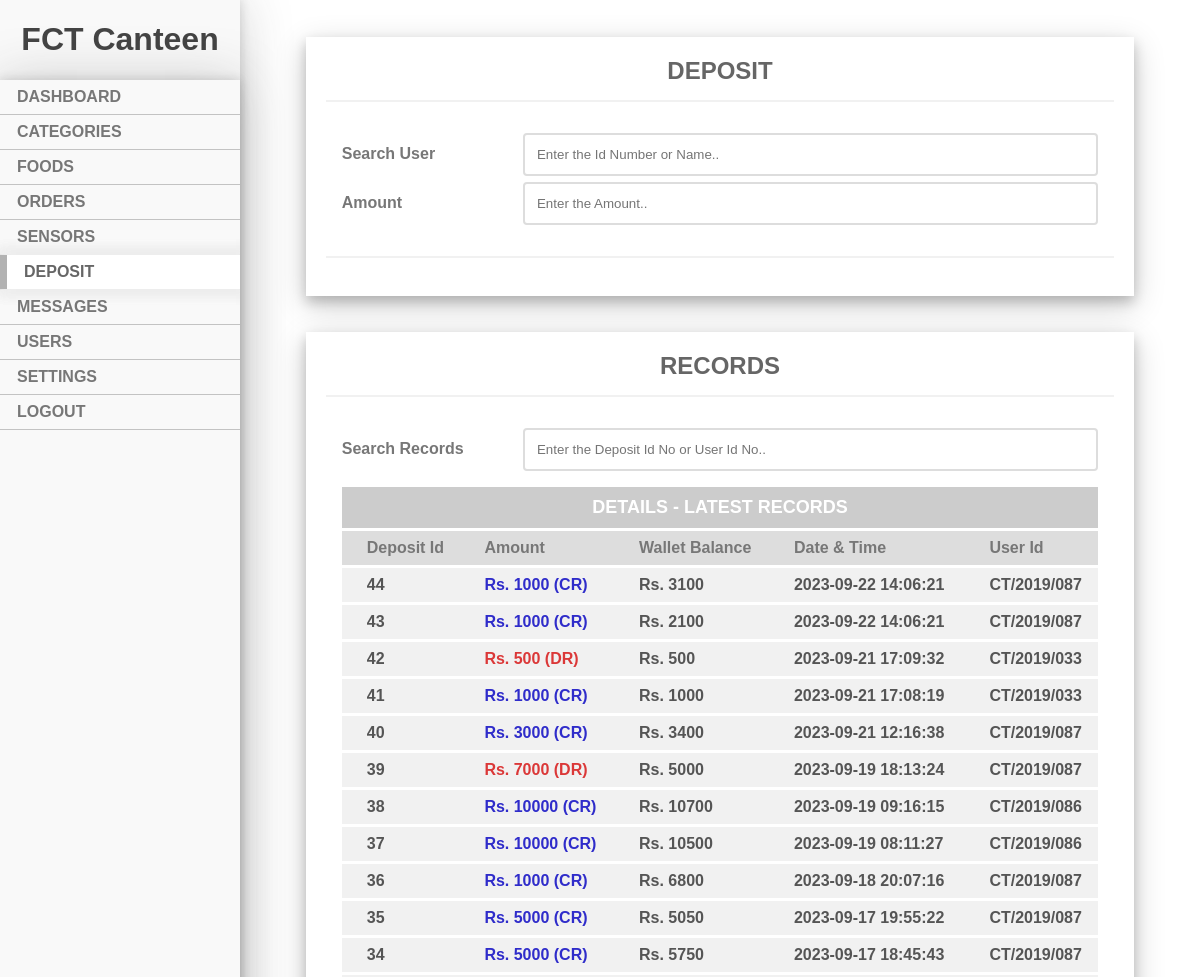
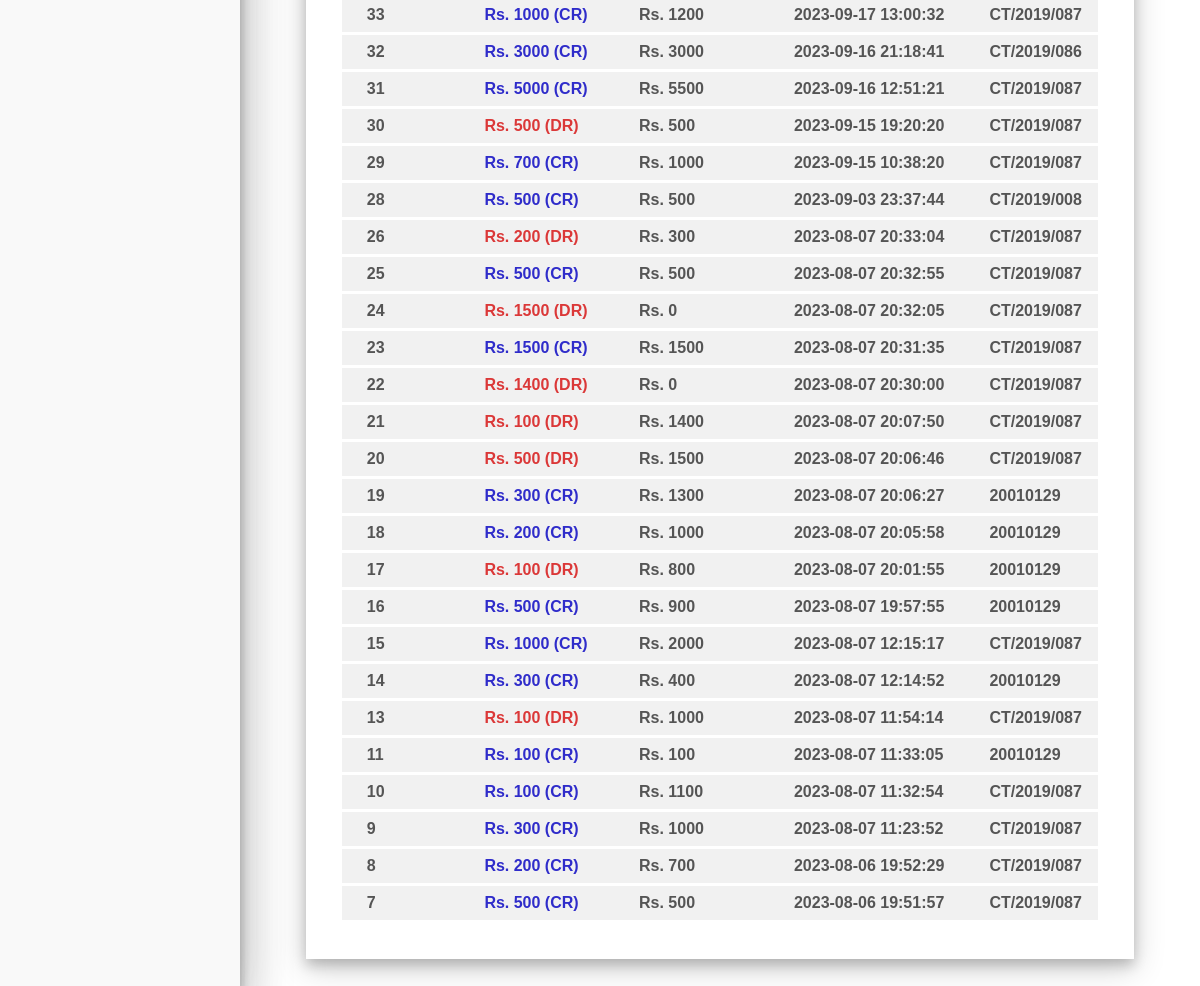
The page /admin/deposit/adDeposit.php on the database its author committed (2 pictures, top to bottom).
### tables this page shows
CREATE TABLE `deposit` (
  `deposit_id` int(7) NOT NULL,
  `amount` int(6) NOT NULL,
  `new_amount` int(8) NOT NULL,
  `time` datetime NOT NULL DEFAULT current_timestamp(),
  `deposit_status` varchar(10) NOT NULL DEFAULT 'Include',
  `customer_id` int(6) NOT NULL
);

CREATE TABLE `customer` (
  `customer_id` int(6) NOT NULL,
  `fname` varchar(30) NOT NULL,
  `lname` varchar(30) NOT NULL,
  `email` varchar(70) NOT NULL,
  `reg_no` varchar(15) NOT NULL,
  `password` varchar(500) NOT NULL,
  `profile_pic` varchar(255) NOT NULL,
  `wallet` int(8) NOT NULL DEFAULT 0,
  `reg_date` date NOT NULL DEFAULT current_timestamp()
);

### admin/deposit/adDeposit.php (the view, shortened to what this page needs)
<!DOCTYPE html>
<html>
  <head>
    <link rel="stylesheet" type="text/css" href="adFood.css">
    <link rel="stylesheet" type="text/css" href="addFood.css">
    <link rel="stylesheet" type="text/css" href="depositRecord.css">
  </head>
  <body>
    <div class="mainSideNav">
      <h1 style="color: #444; font-family: 'Franklin Gothic Medium',
        'Arial Narrow', Arial, sans-serif; font-weight: bold; text-align: center;">FCT Canteen</h1>
      <ul class="sidenav">
        <li><a href="http://localhost/files/CanteenFCT/admin/dashboard/dashboard.php">DASHBOARD</a></li>
        <li><a href="http://localhost/files/CanteenFCT/admin/category/adCategory.php">CATEGORIES</a></li>
        <li><a href="http://localhost/files/CanteenFCT/admin/food/adFood.php">FOODS</a></li>
        <li><a href="http://localhost/files/CanteenFCT/admin/order/adOrder.php">ORDERS</a></li>
        <li><a href="http://localhost/files/CanteenFCT/admin/sensor/sensor.php">SENSORS</a></li>
        <li><a class="current" href="http://localhost/files/CanteenFCT/admin/deposit/adDeposit.php">DEPOSIT</a></li>
        <li><a href="#CONTACT">MESSAGES</a></li>
        <li><a href="http://localhost/files/CanteenFCT/admin/user/adUser.php">USERS</a></li>
        <li><a href="#CONTACT">SETTINGS</a></li>
        <li><a href="#CONTACT">LOGOUT</a></li>
      </ul>
    </div>
    <div class="content"><br><br>
        <div class="container">
          <h2 class="text">DEPOSIT</h2>
          <hr>
          <form action="actionDeposit.php" method="post" autocomplete="off">
            <div class="row">
              <div class="col-25">
                <label for="idName">Search User</label>
              </div>
              <div class="col-75">
                <input type="text" id="idName" name="idName" onkeyup="showCustomer(this.value)" placeholder="Enter the Id Number or Name.." autofocus>
              </div>
            </div>
            <div class="row">
              <div class="col-25">
                <label for="amountDeposit">Amount</label>
              </div>
              <div class="col-75">
                <input type="number" id="amountDeposit" name="amountDeposit" placeholder="Enter the Amount.." min="1" max="100000" required>
              </div>
            </div>
            <br>
          </form><hr style="margin-top:13px; margin-bottom:0;"><br>
        </div><br><br>
        <div class="container">
          <h2 class="text">RECORDS</h2>
          <hr>
          <form action="" method="post" autocomplete="off">
            <div class="row">
              <div class="col-25">
                <label for="idDepositUser">Search Records</label>
              </div>
              <div class="col-75">
                <input type="text" id="idDepositUser" name="idDepositUser" onkeyup="showRecords(this.value)" placeholder="Enter the Deposit Id No or User Id No..">
              </div>
            </div>
            <div id="txtHint2">
              <?php
                  require '../../config.php';
                  $sql3 = "SELECT A.deposit_id, A.amount, A.new_amount, A.time, B.reg_no, A.deposit_status FROM deposit A, customer B
                  WHERE A.customer_id=B.customer_id ORDER BY A.deposit_id DESC LIMIT 100";
                  $defaultRows2 = $conn->query($sql3);
                  if(mysqli_num_rows($defaultRows2)>0) {
              ?>
                  <table class="cateItem2">
                      <tr><th style="border-top: none;" colspan="5">DETAILS - LATEST RECORDS</th></tr>
                      <tr style="background-color:#ddd;">
                          <td><span class="spanRecode2">Deposit Id</span></td>
                          <td><span class="spanRecode2">Amount</span></td>
                          <td><span class="spanRecode2">Wallet Balance</span></td>
                          <td><span class="spanRecode2">Date & Time</span></td>
                          <td><span class="spanRecode2">User Id</span></td>
                      </tr>
              <?php
                  }
                  while($defaultRow2 = mysqli_fetch_assoc($defaultRows2)){
              ?>
                      <tr>
                          <td><span class="spanRecode"><?=$defaultRow2["deposit_id"]; ?></span></td>
                          <?php
                            if(($defaultRow2["deposit_status"]) == 'Include') {
                          ?>
                          <td><span class="spanRecode3">Rs. <?=$defaultRow2["amount"]; ?> (CR)</span></td>
                          <?php
                            } else {
                          ?>
                          <td><span class="spanRecode4">Rs. <?=$defaultRow2["amount"]; ?> (DR)</span></td>
                          <?php
                            }
                          ?>
                          <td><span class="spanRecode">Rs. <?=$defaultRow2["new_amount"]; ?></span></td>
                          <td><span class="spanRecode"><?=$defaultRow2["time"]; ?></span></td>
                          <td><span class="spanRecode"><?=$defaultRow2["reg_no"]; ?></span></td>
                      </tr>
                  <?php
                      }
                  ?>
                  </table>
            </div>
          </form>
        </div>
    </div><br><br>
  </body>
</html>

### admin/deposit/adFood.css (style rules this page uses)
body { margin: 0; font-family: sans-serif; }
* { -webkit-transition: 0.2s; transition: 0.2s; }
html { scroll-behavior: smooth; }
.mainSideNav { margin: 0; padding: 0; width: 20%; background-color: #f9f9f9; position: fixed; height: 100%; overflow: auto; box-shadow: 0 0 10px 0 rgba(50, 50, 50, 0.2), 0 0 50px 0 rgba(50, 50, 50, 0.22); z-index: 1; }
ul.sidenav { list-style-type: none; margin: 0; padding: 0; width: 20%; background-color: #f9f9f9; position: fixed; height: 100%; overflow: auto; box-shadow: 0 0 10px 0 rgba(50, 50, 50, 0.2), 0 0 50px 0 rgba(50, 50, 50, 0.22); }
ul.sidenav li a { display: block; color: #777; padding: 8px 17px; font-weight: bold; text-decoration: none; }
ul.sidenav li { border-bottom: 1px solid rgba(0, 0, 0, 0.22); }
ul.sidenav li a.current { background-color: white; border-left: 7px solid rgba(0, 0, 0, 0.3);; color: #666; box-shadow: 5px 0 11px 7px #eee,5px 0 11px 7px #eee; }
div.content { margin-left: 20%; padding: 1px 66px; height: auto; }
hr { border: 1px solid #ccc; margin-bottom: 25px; }

### admin/deposit/addFood.css (style rules this page uses)
* { box-sizing: border-box; -webkit-transition: 0.2s; transition: 0.2s; }
body { margin: 0; font-family: sans-serif; }
input[type=text], input[type=number], select, textarea { width: 100%; padding: 12px; border: 2px solid #ddd; border-radius: 4px; resize: vertical; }
label { padding: 12px 12px 12px 0; display: inline-block; font-weight: bold; color: #777; }
.container { background-color: white; padding: 20px; box-shadow: 0 6px 12px 0 rgba(0, 0, 0, 0.2), 0 9px 30px 0 rgba(0, 0, 0, 0.19); }
.col-25 { float: left; width: 23%; margin-top: 6px; margin-left: 2%; }
.col-75 { float: left; width: 73%; margin-top: 6px; margin-right: 2%; }
.row::after { content: ""; display: table; clear: both; }
.text { color: #666; text-align: center; margin-top: 0; margin-bottom: 15px; }
hr { border: 1px solid #f1f1f1; margin-bottom: 25px; }
.mainSideNav { margin: 0; padding: 0; width: 20%; background-color: #f9f9f9; position: fixed; height: 100%; overflow: auto; box-shadow: 0 0 10px 0 rgba(50, 50, 50, 0.2), 0 0 50px 0 rgba(50, 50, 50, 0.22); z-index: 1; }
ul.sidenav { list-style-type: none; margin: 0; padding: 0; width: 20%; background-color: #f9f9f9; position: fixed; height: 100%; overflow: auto; box-shadow: 0 0 10px 0 rgba(50, 50, 50, 0.2), 0 0 50px 0 rgba(50, 50, 50, 0.22); }
ul.sidenav li a { display: block; color: #777; padding: 8px 17px; font-weight: bold; text-decoration: none; }
ul.sidenav li { border-bottom: 1px solid rgba(0, 0, 0, 0.22); }
ul.sidenav li a.current { background-color: white; border-left: 7px solid rgba(0, 0, 0, 0.3);; color: #666; box-shadow: 5px 0 11px 7px #eee,5px 0 11px 7px #eee; }
div.content { margin-left: 20%; padding: 1px 66px; height: auto; }

### admin/deposit/depositRecord.css (style rules this page uses)
table.cateItem2 { border-collapse: collapse; width: 96%; margin: 2%; }
.cateItem2 th { padding:10px; font-size: 18px; border-bottom: 3px solid white; background-color: #ccc; border-top: 17px solid white; color: white; }
.cateItem2 td { padding: 8px 8px 8px 25px; text-align: left; border-top: 3px solid white; border-bottom: 3px solid white; color: #555; }
.cateItem2 tr { background-color: #f1f1f1; padding: 0px; }
.spanRecode { font-weight: bold; color: #555; }
.spanRecode2 { font-weight: bold; color: #777; }
.spanRecode3 { font-weight: bold; color: #2f2cca; }
.spanRecode4 { font-weight: bold; color: #db3838; }

### rows shown on the page
deposit: deposit_id "44", amount "1000", new_amount "3100", time "2023-09-22 14:06:21", customer.reg_no "CT/2019/087"
deposit: deposit_id "43", amount "1000", new_amount "2100", time "2023-09-22 14:06:21", customer.reg_no "CT/2019/087"
deposit: deposit_id "42", amount "500", new_amount "500", time "2023-09-21 17:09:32", customer.reg_no "CT/2019/033"
deposit: deposit_id "41", amount "1000", new_amount "1000", time "2023-09-21 17:08:19", customer.reg_no "CT/2019/033"
deposit: deposit_id "40", amount "3000", new_amount "3400", time "2023-09-21 12:16:38", customer.reg_no "CT/2019/087"
deposit: deposit_id "39", amount "7000", new_amount "5000", time "2023-09-19 18:13:24", customer.reg_no "CT/2019/087"
deposit: deposit_id "38", amount "10000", new_amount "10700", time "2023-09-19 09:16:15", customer.reg_no "CT/2019/086"
deposit: deposit_id "37", amount "10000", new_amount "10500", time "2023-09-19 08:11:27", customer.reg_no "CT/2019/086"
deposit: deposit_id "36", amount "1000", new_amount "6800", time "2023-09-18 20:07:16", customer.reg_no "CT/2019/087"
deposit: deposit_id "35", amount "5000", new_amount "5050", time "2023-09-17 19:55:22", customer.reg_no "CT/2019/087"
deposit: deposit_id "34", amount "5000", new_amount "5750", time "2023-09-17 18:45:43", customer.reg_no "CT/2019/087"
deposit: deposit_id "33", amount "1000", new_amount "1200", time "2023-09-17 13:00:32", customer.reg_no "CT/2019/087"
deposit: deposit_id "32", amount "3000", new_amount "3000", time "2023-09-16 21:18:41", customer.reg_no "CT/2019/086"
deposit: deposit_id "31", amount "5000", new_amount "5500", time "2023-09-16 12:51:21", customer.reg_no "CT/2019/087"
deposit: deposit_id "30", amount "500", new_amount "500", time "2023-09-15 19:20:20", customer.reg_no "CT/2019/087"
deposit: deposit_id "29", amount "700", new_amount "1000", time "2023-09-15 10:38:20", customer.reg_no "CT/2019/087"
deposit: deposit_id "28", amount "500", new_amount "500", time "2023-09-03 23:37:44", customer.reg_no "CT/2019/008"
deposit: deposit_id "26", amount "200", new_amount "300", time "2023-08-07 20:33:04", customer.reg_no "CT/2019/087"
deposit: deposit_id "25", amount "500", new_amount "500", time "2023-08-07 20:32:55", customer.reg_no "CT/2019/087"
deposit: deposit_id "24", amount "1500", new_amount "0", time "2023-08-07 20:32:05", customer.reg_no "CT/2019/087"
deposit: deposit_id "23", amount "1500", new_amount "1500", time "2023-08-07 20:31:35", customer.reg_no "CT/2019/087"
deposit: deposit_id "22", amount "1400", new_amount "0", time "2023-08-07 20:30:00", customer.reg_no "CT/2019/087"
deposit: deposit_id "21", amount "100", new_amount "1400", time "2023-08-07 20:07:50", customer.reg_no "CT/2019/087"
deposit: deposit_id "20", amount "500", new_amount "1500", time "2023-08-07 20:06:46", customer.reg_no "CT/2019/087"
deposit: deposit_id "19", amount "300", new_amount "1300", time "2023-08-07 20:06:27", customer.reg_no "20010129"
deposit: deposit_id "18", amount "200", new_amount "1000", time "2023-08-07 20:05:58", customer.reg_no "20010129"
deposit: deposit_id "17", amount "100", new_amount "800", time "2023-08-07 20:01:55", customer.reg_no "20010129"
deposit: deposit_id "16", amount "500", new_amount "900", time "2023-08-07 19:57:55", customer.reg_no "20010129"
deposit: deposit_id "15", amount "1000", new_amount "2000", time "2023-08-07 12:15:17", customer.reg_no "CT/2019/087"
deposit: deposit_id "14", amount "300", new_amount "400", time "2023-08-07 12:14:52", customer.reg_no "20010129"
deposit: deposit_id "13", amount "100", new_amount "1000", time "2023-08-07 11:54:14", customer.reg_no "CT/2019/087"
deposit: deposit_id "11", amount "100", new_amount "100", time "2023-08-07 11:33:05", customer.reg_no "20010129"
deposit: deposit_id "10", amount "100", new_amount "1100", time "2023-08-07 11:32:54", customer.reg_no "CT/2019/087"
deposit: deposit_id "9", amount "300", new_amount "1000", time "2023-08-07 11:23:52", customer.reg_no "CT/2019/087"
deposit: deposit_id "8", amount "200", new_amount "700", time "2023-08-06 19:52:29", customer.reg_no "CT/2019/087"
deposit: deposit_id "7", amount "500", new_amount "500", time "2023-08-06 19:51:57", customer.reg_no "CT/2019/087"
